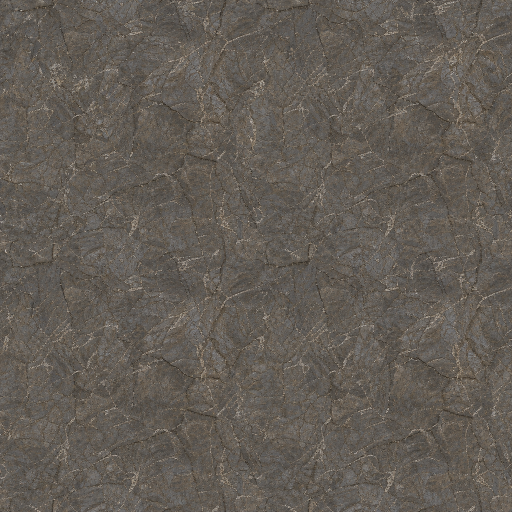
#> input picture assets/tilesets/cave/wall_master_v1.png, 1024 x 1024 px, found by its file name (shown at 1/2 size)
$ python build_tileset_textures.py
#> lines starting #> are read from the running program, lines starting #| are printed output that depends on the picture
"""Turn the generated biome wall masters into shippable tiling textures.

Generated art does not tile. That was the known cost of choosing generation over
a CC0 library, and this is the pass that pays it: every master is made seamless,
downscaled, and given a derived normal map, because the generator ships neither
a seam nor a normal.

Run after adding or regenerating a master:

    python tools/build_tileset_textures.py

Masters:  assets/tilesets/<biome>/wall_master_v1.png    (committed)
          assets/tilesets/<biome>/floor_master_v1.png
Output:   apps/web/public/textures/tilesets/<biome>/wall_color.jpg
          apps/web/public/textures/tilesets/<biome>/wall_normal.jpg
          apps/web/public/textures/tilesets/<biome>/floor_color.jpg
          apps/web/public/textures/tilesets/<biome>/patch_color.jpg (when patch_master_v1.png exists)

`level.ts` looks these up by tileset id, and `level.test.ts` fails if a biome in
MAP_BASES has no files here.
"""

from __future__ import annotations

import pathlib
import sys

import numpy as np
from PIL import Image

ROOT = pathlib.Path(__file__).resolve().parent.parent
MASTERS = ROOT / "assets" / "tilesets"
OUT = ROOT / "apps" / "web" / "public" / "textures" / "tilesets"

BIOMES = ["vaal_stone", "desert", "swamp", "forest", "coast"]

# Shipped size. The old CC0 stone wall was 1024x512 and read fine at the game's
# 2-world-unit repeat; matching it keeps the memory cost where it was. The floor
# matches the old floor.png at 1024 square.
SHIP_W, SHIP_H = 1024, 512
FLOOR_SHIP = 1024
PATCH_SHIP = 512

# Fraction of each axis spent cross-fading the wrap. Wide enough to hide a hard
# mismatch, narrow enough that the blended band is not a visible smear: at 0.12
# the band is ~120px of a 1024-wide plate.
BLEND = 0.12

# How hard the derived normal map bites. The generator gives us no height data,
# so luminance stands in for it; past ~3 the mortar lines start to look inflated
# rather than recessed.
NORMAL_STRENGTH = 2.2

# Minimum mean luminance, 0-255. The renderer is calibrated against two specific
# plates: the hideout floor at 57 and the CC0 wall at 132, and engine.ts lifts the
# floor above 1.0 precisely because "the actors are near-black, and they only read
# as silhouettes if the floor is clearly brighter than they are".
#
# The generated art does not respect that. Straight from the model the floors ran
# 37 (forest) to 162 (desert) and the walls 41 (swamp) to 191 — a swamp floor at
# 47 swallowed the character whole, and a swamp wall at 41 read as a black void
# with no masonry in it at all.
#
# So this is a FLOOR, not a target: lift the plates that are too dark to play on,
# and leave the bright ones alone, because a bright desert is a desert and a
# character reads even better against it.
#
# 55/95 was too timid and it showed: forest and swamp landed exactly ON the
# minimum, which is the tell that the clamp, not the art, was setting the level.
# In the frame that ground read 42 luma against a reference whose ground runs
# 120-180, and the desert, the one biome whose master was already bright at
# 162/191, was also the only one that looked right. The floor is the largest
# surface on screen and it has to be the BRIGHT thing, or near-black actors have
# nothing to read against and every biome collapses to the same brown murk.
FLOOR_MIN_LUMA = 95.0
WALL_MIN_LUMA = 120.0

# Per-biome hue for a floor plate, normalised to mean 1.0 exactly as
# `applyBiomeTint` normalises the light: it may shift a plate's COLOUR and can
# never change how bright it is. `lift_luma` above owns brightness; this owns hue,
# and the two never fight.
#
# It exists because the light cannot do this job. Measured against
# `reference-screenshots/beach-map.jpg`, PoE's dry sand runs RGB 217/180/120 —
# saturation 0.45, and unmistakably gold. Our Coast plate is a photoscan shot
# under an overcast sky and lands at 0.17: grey-beige, and on screen it came back
# as bone. The tint pass drives the SUN, so the only way to reach 0.45 through it
# is a light so orange that it turns the character, the sea and the surf orange
# with it. Sand is gold because sand is gold, so the colour belongs in the plate.
#
# Only the Coast needs one. Every other master was generated to its biome's brief
# and already carries its own hue; a grade on those would be a second opinion
# fighting the art.
FLOOR_GRADE = {"coast": (1.24, 1.02, 0.74)}

# Same job for a wall scan whose hue fights its floor. The desert's sandstone
# comes off the scan a saturated orange (205/113/47) against a tan floor; pulled
# most of the way to the floor's hue it reads as the same ground standing up.
WALL_GRADE = {"desert": (0.85, 1.1, 1.45)}

# The Coast scan is TRAMPLED: footprint pits and scuffed brown patches that at
# game distance read as dirt strewn over the beach, where the reference's sand
# is smooth wave ripple. Compressing luma below the median toward it fades the
# pits and patches while the ripple detail (which lives above the median) keeps
# its full contrast. The value is the fraction of below-median contrast KEPT.
FLOOR_CALM = {"coast": 0.55}


def calm(a: np.ndarray, keep: float) -> np.ndarray:
    """Fade dark blemishes: scale each below-median pixel toward the median."""
    lum = 0.299 * a[:, :, 0] + 0.587 * a[:, :, 1] + 0.114 * a[:, :, 2]
    med = float(np.median(lum))
    f = np.ones_like(lum)
    dark = lum < med
    f[dark] = (med + (lum[dark] - med) * keep) / np.maximum(lum[dark], 1e-3)
    return a * f[:, :, None]


def mean_luma(a: np.ndarray) -> float:
    return float((0.299 * a[:, :, 0] + 0.587 * a[:, :, 1] + 0.114 * a[:, :, 2]).mean())


def lift_luma(a: np.ndarray, target: float) -> tuple[np.ndarray, float, float]:
    """Raise mean luminance to `target` by gamma, leaving brighter plates alone.

    Gamma rather than a multiply: a 3x multiply on a dark plate clips every
    highlight to white and the masonry turns to paste, while x**g cannot leave
    0..1 and keeps the midtone detail that makes stone look like stone.
    """
    before = mean_luma(a)
    if before >= target:
        return a, before, before
    x = a / 255.0
    lo, hi = 0.05, 1.0
    for _ in range(40):  # bisect on gamma; mean is monotonic in it
        g = (lo + hi) / 2
        if mean_luma((x**g) * 255.0) < target:
            hi = g
        else:
            lo = g
    out = (x ** ((lo + hi) / 2)) * 255.0
    return out, before, mean_luma(out)


def grade(a: np.ndarray, rgb: tuple[float, float, float]) -> np.ndarray:
    """Shift a plate's hue without touching its brightness.

    The multiplier is normalised to mean 1.0 and the result is then pulled back
    to the luminance it went in with — the channel weights of a multiply and of
    luma are not the same, so a mean-1.0 tint still moves the mean by a few
    percent, and this pass may not be allowed to undo `lift_luma`.
    """
    k = 3.0 / sum(rgb)
    before = mean_luma(a)
    out = a * np.array(rgb, dtype=np.float32) * k
    after = mean_luma(out)
    if after > 0:
        out *= before / after
    return out.clip(0, 255)


def make_seamless(a: np.ndarray) -> np.ndarray:
    """Crop the overlap off each axis and cross-fade it back over the far edge.

    The output is (W-bw, H-bh). Column 0 of the result is the original column
    W-bw, which is exactly what the last kept column flows into, so the wrap is
    continuous by construction rather than by eye.
    """
    for axis in (1, 0):
        n = a.shape[axis]
        b = max(2, int(round(n * BLEND)))
        a = np.swapaxes(a, 0, axis)
        head, tail = a[:b], a[n - b:]
        alpha = (np.arange(b, dtype=np.float32) / (b - 1)).reshape(-1, 1, 1)
        a = np.concatenate([tail * (1.0 - alpha) + head * alpha, a[b:n - b]], axis=0)
        a = np.swapaxes(a, 0, axis)
    return a


def seam_error(a: np.ndarray) -> tuple[float, float]:
    """Mean per-channel difference across each wrap. 0 is a perfect tile."""
    lr = float(np.abs(a[:, 0] - a[:, -1]).mean())
    tb = float(np.abs(a[0, :] - a[-1, :]).mean())
    return lr, tb


def normal_map(rgb: np.ndarray) -> np.ndarray:
    """Tangent-space normal from luminance-as-height, wrapping at the edges so
    the normal map tiles as cleanly as the colour it came from."""
    lum = (0.299 * rgb[:, :, 0] + 0.587 * rgb[:, :, 1] + 0.114 * rgb[:, :, 2]) / 255.0
    # Central differences with wrap: np.roll is the whole reason this tiles.
    dx = (np.roll(lum, -1, axis=1) - np.roll(lum, 1, axis=1)) * 0.5
    dy = (np.roll(lum, -1, axis=0) - np.roll(lum, 1, axis=0)) * 0.5
    nx = -dx * NORMAL_STRENGTH
    ny = -dy * NORMAL_STRENGTH
    nz = np.ones_like(nx)
    length = np.sqrt(nx * nx + ny * ny + nz * nz)
    out = np.stack([nx / length, ny / length, nz / length], axis=-1)
    return ((out * 0.5 + 0.5) * 255.0).clip(0, 255).astype(np.uint8)


def saturation(a: np.ndarray) -> float:
    m = a.reshape(-1, 3).mean(0)
    return float((m.max() - m.min()) / max(m.max(), 1e-6))


def plate(
    src: pathlib.Path,
    size: tuple[int, int],
    min_luma: float,
    hue: tuple[float, float, float] | None = None,
    calm_keep: float | None = None,
) -> tuple[Image.Image, str] | None:
    """Load a master, make it tile, lift it if it is too dark to play on, grade
    it to its biome's hue, and downscale it to its shipped size."""
    if not src.exists():
        print(f"    MISSING {src.relative_to(ROOT)}")
        return None
    a = np.asarray(Image.open(src).convert("RGB")).astype(np.float32)
    before = seam_error(a)
    a = make_seamless(a)
    after = seam_error(a)
    if calm_keep is not None:
        a = calm(a, calm_keep)
    a, luma_before, luma_after = lift_luma(a, min_luma)
    sat_before = saturation(a)
    if hue is not None:
        a = grade(a, hue)
    img = Image.fromarray(a.clip(0, 255).astype(np.uint8)).resize(size, Image.LANCZOS)
    note = (
        f"seam L-R {before[0]:5.2f}->{after[0]:4.2f}  T-B {before[1]:5.2f}->{after[1]:4.2f}"
        f"  luma {luma_before:5.1f}->{luma_after:5.1f}"
        f"  sat {sat_before:4.2f}->{saturation(a):4.2f}"
    )
    return img, note


def build(biome: str) -> bool:
    dst = OUT / biome
    dst.mkdir(parents=True, exist_ok=True)

    wall = plate(MASTERS / biome / "wall_master_v1.png", (SHIP_W, SHIP_H), WALL_MIN_LUMA, WALL_GRADE.get(biome))
    if wall is None:
        return False
    wall_img, wall_note = wall
    wall_img.save(dst / "wall_color.jpg", quality=92)
    Image.fromarray(normal_map(np.asarray(wall_img).astype(np.float32))).save(
        dst / "wall_normal.jpg", quality=92
    )
    print(f"  {biome:11s} wall   {wall_note}")

    floor = plate(
        MASTERS / biome / "floor_master_v1.png",
        (FLOOR_SHIP, FLOOR_SHIP),
        FLOOR_MIN_LUMA,
        FLOOR_GRADE.get(biome),
        FLOOR_CALM.get(biome),
    )
    if floor is None:
        return False
    floor_img, floor_note = floor
    floor_img.save(dst / "floor_color.jpg", quality=92)
    print(f"  {biome:11s} floor  {floor_note}  ->  {dst.relative_to(ROOT)}")

    # Optional second floor plate, blended in world-space blobs by
    # apps/web/src/render/ground-patch.ts. Lifted like the floor: it covers half
    # of it, and the actors must read against both.
    src = MASTERS / biome / "patch_master_v1.png"
    if src.exists():
        patch = plate(src, (PATCH_SHIP, PATCH_SHIP), FLOOR_MIN_LUMA)
        if patch is None:
            return False
        patch_img, patch_note = patch
        patch_img.save(dst / "patch_color.jpg", quality=90)
        print(f"  {biome:11s} patch  {patch_note}")
    return True


def main() -> int:
    print(f"building biome tileset textures -> {OUT.relative_to(ROOT)}")
    ok = all([build(b) for b in BIOMES])
#> in seam_error, `lr = float(np.abs(a[:, 0] - a[:, -1]).mean())`: lr = 10.87
#> in seam_error, `tb = float(np.abs(a[0, :] - a[-1, :]).mean())`: tb = 12.69
#> in plate, `before = seam_error(a)`: before = (10.87, 12.69)
#> in plate, `after = seam_error(a)`: after = (10.3, 9.96)
#> in lift_luma, `before = mean_luma(a)`: before = 93.87
#> the loop in lift_luma, `for _ in range(40):` made 40 passes
#> (g, lo) on passes 3, 4, 5, 6, 9, 10, 11, 12: (0.644, 0.644), (0.703, 0.703), (0.733, 0.733), (0.748, 0.748), (0.75, 0.75), (0.75, 0.75), (0.751, 0.751), (0.751, 0.751)
#> in lift_luma, `out = (x ** ((lo + hi) / 2)) * 255.0`:
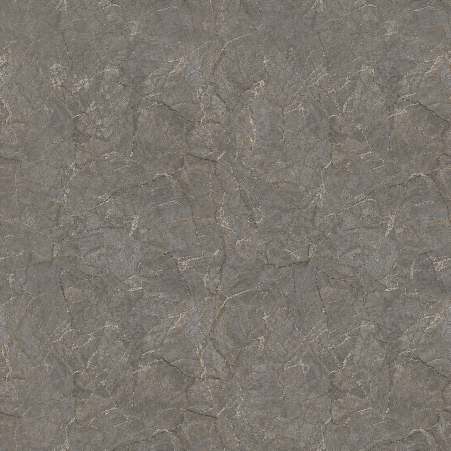
#> out: shape (901, 901, 3) float32 (shown at 1/2 size); mean of channels 0, 1, 2 125.2, 118.9, 111.6; drawn as R, G, B
#> in plate, `a, luma_before, luma_after = lift_luma(a, min_luma)`: luma_after = 120
#> in saturation, `m = a.reshape(-1, 3).mean(0)`: m = [125.2, 118.9, 111.6]
#> in plate, `sat_before = saturation(a)`: sat_before = 0.109
#|   vaal_stone  wall   seam L-R 10.87->10.30  T-B 12.69->9.96  luma  93.9->120.0  sat 0.11->0.11
#> call 2 of plate, with size = (1024, 1024), min_luma = 95
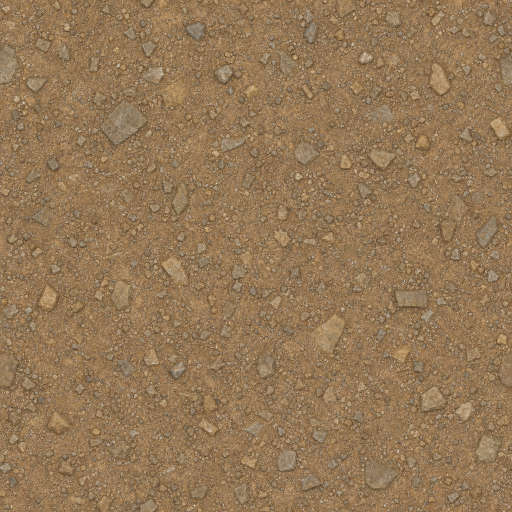
#> input picture assets/tilesets/cave/floor_master_v1.png, 1024 x 1024 px, found by its file name (shown at 1/2 size)
#> in plate (call 2), `before = seam_error(a)`: before = (14.4, 13.8)
#> after the loop in make_seamless (call 2), `for axis in (1, 0):`:
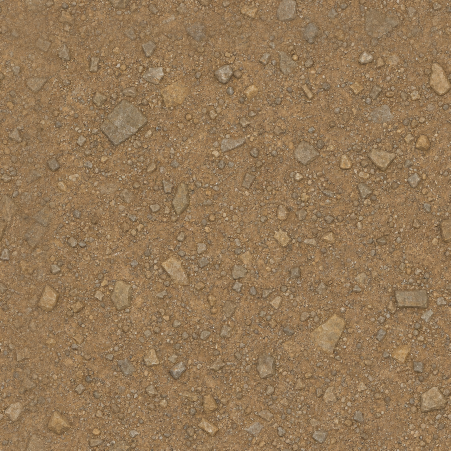
#> a: shape (901, 901, 3) float32 (shown at 1/2 size); mean of channels 0, 1, 2 148.2, 119.8, 86.6; drawn as R, G, B
#> in plate (call 2), `after = seam_error(a)`: after = (11.93, 13.57)
#> in plate (call 2), `a, luma_before, luma_after = lift_luma(a, min_luma)`: luma_before = 124.5
#> in plate (call 2), `sat_before = saturation(a)`: sat_before = 0.415
#|   vaal_stone  floor  seam L-R 14.40->11.93  T-B 13.80->13.57  luma 124.5->124.5  sat 0.42->0.42  ->  apps/web/public/textures/tilesets/vaal_stone
#> call 3 of plate, with size = (512, 512), min_luma = 95
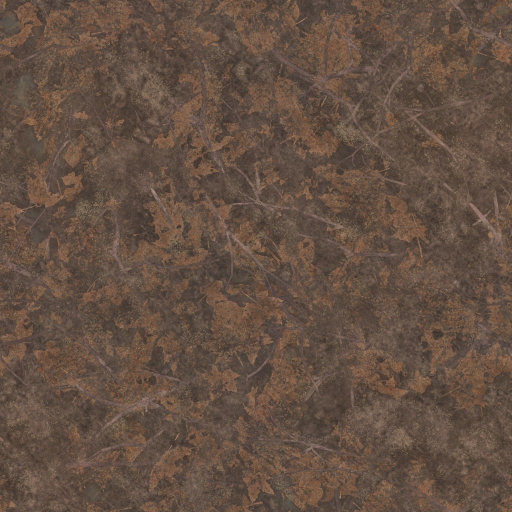
#> input picture assets/tilesets/forest/patch_master_v1.png, 1024 x 1024 px, found by its file name (shown at 1/2 size)
#> in plate (call 3), `before = seam_error(a)`: before = (8.21, 8.54)
#> after the loop in make_seamless (call 3), `for axis in (1, 0):`:
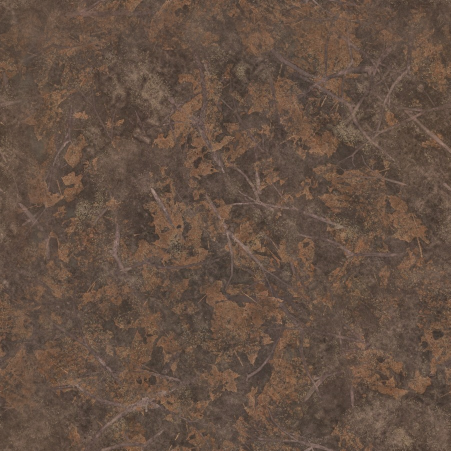
#> a: shape (901, 901, 3) float32 (shown at 1/2 size); mean of channels 0, 1, 2 100.7, 80.6, 67.6; drawn as R, G, B
#> in plate (call 3), `after = seam_error(a)`: after = (6.62, 7.52)
#> in plate (call 3), `a, luma_before, luma_after = lift_luma(a, min_luma)`: luma_before = 85.13; luma_after = 95
#> in plate (call 3), `sat_before = saturation(a)`: sat_before = 0.302
#|   vaal_stone  patch  seam L-R  8.21->6.62  T-B  8.54->7.52  luma  85.1-> 95.0  sat 0.30->0.30
#> call 4 of plate, with size = (1024, 512), min_luma = 120, hue = (0.85, 1.1, 1.45)
#> in plate (call 4), `before = seam_error(a)`: before = (10.87, 12.69)
#> in plate (call 4), `after = seam_error(a)`: after = (10.3, 9.96)
#> in plate (call 4), `a, luma_before, luma_after = lift_luma(a, min_luma)`: luma_before = 93.87; luma_after = 120
#> in plate (call 4), `sat_before = saturation(a)`: sat_before = 0.109
#> in grade, `before = mean_luma(a)`: before = 120
#> in grade, `out = a * np.array(rgb, dtype=np.float32) * k`:
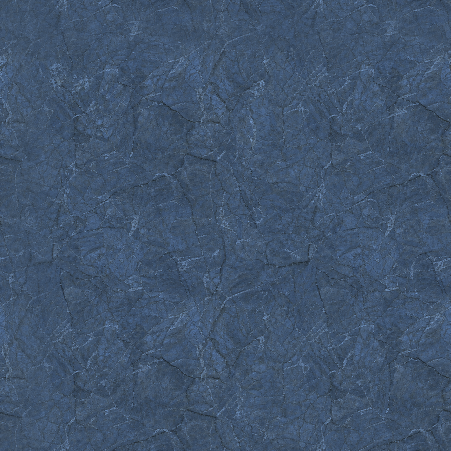
#> out: shape (901, 901, 3) float32 (shown at 1/2 size); mean of channels 0, 1, 2 93.8, 115.5, 142.8; drawn with min black and max white
#> in grade, `after = mean_luma(out)`: after = 112.1
#> in plate (call 4), `img = Image.fromarray(a.clip(0, 255).astype(np.uint8)).resize(size, Im..`:
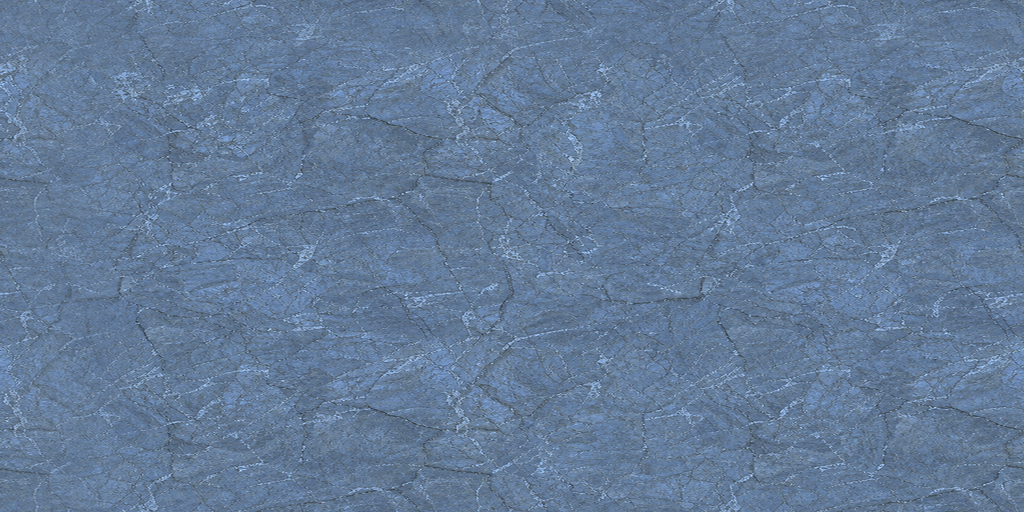
#> img: PIL image 1024x512 RGB; mean R, G, B 100, 123.2, 152.3
#|   desert      wall   seam L-R 10.87->10.30  T-B 12.69->9.96  luma  93.9->120.0  sat 0.11->0.34
#|   desert      floor  seam L-R 14.40->11.93  T-B 13.80->13.57  luma 124.5->124.5  sat 0.42->0.42  ->  apps/web/public/textures/tilesets/desert
#|   desert      patch  seam L-R  8.21->6.62  T-B  8.54->7.52  luma  85.1-> 95.0  sat 0.30->0.30
#|   swamp       wall   seam L-R 10.87->10.30  T-B 12.69->9.96  luma  93.9->120.0  sat 0.11->0.11
#|   swamp       floor  seam L-R 14.40->11.93  T-B 13.80->13.57  luma 124.5->124.5  sat 0.42->0.42  ->  apps/web/public/textures/tilesets/swamp
#|   swamp       patch  seam L-R  8.21->6.62  T-B  8.54->7.52  luma  85.1-> 95.0  sat 0.30->0.30
#|   forest      wall   seam L-R 10.87->10.30  T-B 12.69->9.96  luma  93.9->120.0  sat 0.11->0.11
#|   forest      floor  seam L-R 14.40->11.93  T-B 13.80->13.57  luma 124.5->124.5  sat 0.42->0.42  ->  apps/web/public/textures/tilesets/forest
#|   forest      patch  seam L-R  8.21->6.62  T-B  8.54->7.52  luma  85.1-> 95.0  sat 0.30->0.30
#|   coast       wall   seam L-R 10.87->10.30  T-B 12.69->9.96  luma  93.9->120.0  sat 0.11->0.11
#|   coast       floor  seam L-R 14.40->11.93  T-B 13.80->13.57  luma 127.7->127.7  sat 0.42->0.65  ->  apps/web/public/textures/tilesets/coast
#|   coast       patch  seam L-R  8.21->6.62  T-B  8.54->7.52  luma  85.1-> 95.0  sat 0.30->0.30
    if not ok:
        print("FAILED: a master is missing", file=sys.stderr)
    return 0 if ok else 1


if __name__ == "__main__":
    raise SystemExit(main())
#> (the program exits here)
